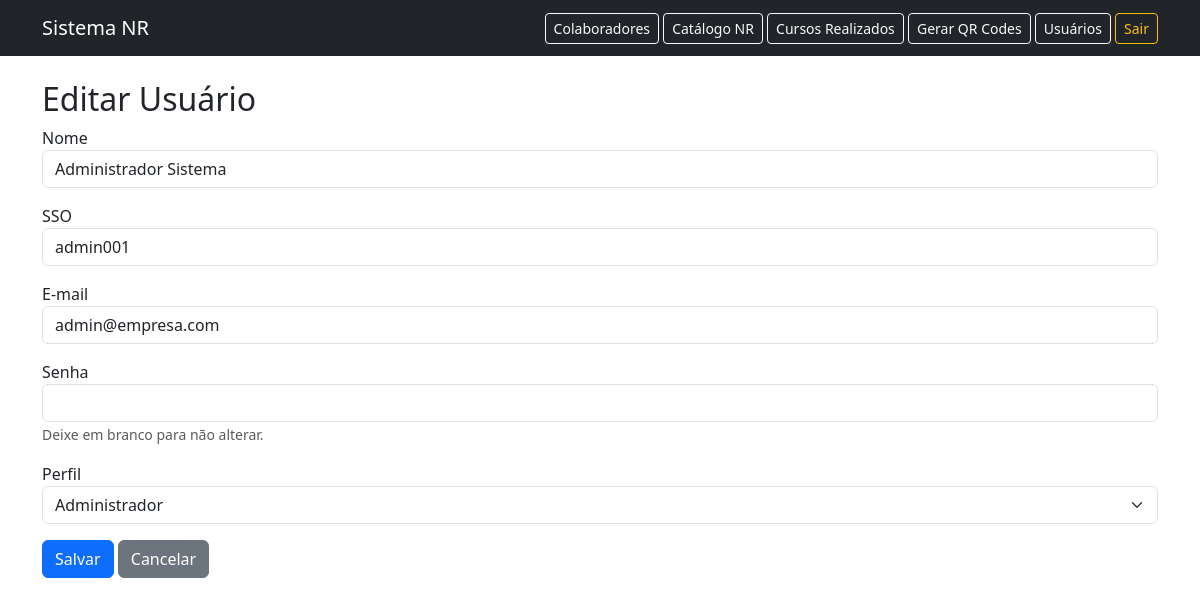
The app's page /usuarios/editar/1 (signed in) with its own data.
### models.py (models this page shows, shortened)
class Usuario(db.Model, UserMixin):
    __tablename__ = "usuarios"
    id = db.Column(db.Integer, primary_key=True)
    nome = db.Column(db.String(150), nullable=False)
    sso = db.Column(db.String(50), unique=True, nullable=False)
    email = db.Column(db.String(150), unique=True, nullable=False)
    senha_hash = db.Column(db.String(255), nullable=False)
    perfil = db.Column(db.String(20), default="comum")  # admin / comum

### routes/usuarios.py (the view, shortened to what this page needs)
@bp_usuarios.route("/editar/<int:id>", methods=["GET", "POST"])
@login_required
@admin_required
def editar(id):
    usuario = Usuario.query.get_or_404(id)
    form = UsuarioForm(obj=usuario)
    return render_template("usuarios/form.html", form=form, usuario=usuario)

### forms.py
class UsuarioForm(FlaskForm):
    nome = StringField("Nome", validators=[DataRequired()])
    sso = StringField("SSO", validators=[DataRequired()])
    email = StringField("E-mail", validators=[DataRequired(), Email()])
    senha = PasswordField("Senha", validators=[Optional()])
    perfil = SelectField(
        "Perfil",
        choices=[("comum", "Comum"), ("admin", "Administrador")]
    )

### app.py (called while the page is built)
@login_manager.user_loader
def load_user(user_id):
    return Usuario.query.get(int(user_id))

@app.before_request
def alerta_vencimento():
    if current_user.is_authenticated:
        session["alertas_nr"] = listar_cursos_criticos(ColaboradorCurso)

### routes/usuarios.py (called while the page is built)
def admin_required(func):
    @wraps(func)
    def wrapper(*args, **kwargs):
        if not current_user.is_authenticated or current_user.perfil != "admin":
            flash("Acesso restrito a administradores.", "danger")
            return redirect(url_for("home"))
        return func(*args, **kwargs)
    return wrapper

### services/validade_service.py (called while the page is built)
def status_curso(curso):
    if not curso.data_vencimento:
        return "INDEFINIDO", None
    hoje = date.today()
    dias_restantes = (curso.data_vencimento - hoje).days
    if dias_restantes < 0:
        return "VENCIDO", dias_restantes
    elif dias_restantes <= 30:
        return "A_VENCER", dias_restantes
    return "VALIDO", dias_restantes

def listar_cursos_criticos(ColaboradorCurso):
    cursos = ColaboradorCurso.query.all()
    criticos = []
    for c in cursos:
        status, dias = status_curso(c)
        if status in ("VENCIDO", "A_VENCER"):
            criticos.append({
                "colaborador": c.colaborador.nome,
                "colaborador_id": c.colaborador_id,
                "curso": c.catalogo.nome_curso,
                "vencimento": c.data_vencimento,
                "status": status,
                "dias_restantes": dias
            })
    criticos.sort(key=lambda x: (
        x["status"] != "VENCIDO", x["dias_restantes"] if x["dias_restantes"] is not None else 9999))
    return criticos

### templates/usuarios/form.html (shortened to what this page needs)
{% extends "base.html" %}
{% block content %}
<h2>{{ "Editar" if usuario else "Novo" }} Usuário</h2>
<form method="POST">
    <div class="mb-3">
        {{ form.nome.label }} {{ form.nome(class="form-control") }}
    </div>
    <div class="mb-3">
        {{ form.sso.label }} {{ form.sso(class="form-control") }}
    </div>
    <div class="mb-3">
        {{ form.email.label }} {{ form.email(class="form-control") }}
    </div>
    <div class="mb-3">
        {{ form.senha.label }} {{ form.senha(class="form-control") }}
        <small class="text-muted">{{ "Deixe em branco para não alterar." if usuario else "" }}</small>
    </div>
    <div class="mb-3">
        {{ form.perfil.label }} {{ form.perfil(class="form-select") }}
    </div>
    <button type="submit" class="btn btn-primary">Salvar</button>
    <a href="{{ url_for('usuarios.listar') }}" class="btn btn-secondary">Cancelar</a>
</form>
{% endblock %}

### records on screen
Usuario: nome "Administrador Sistema", sso "admin001", email "admin@empresa.com", perfil "Administrador"

### other values on screen
{{ "Editar" if usuario else "Novo" }} "Editar"
{{ "Deixe em branco para não alterar." if usuario else "" }} "Deixe em branco para não alterar."
